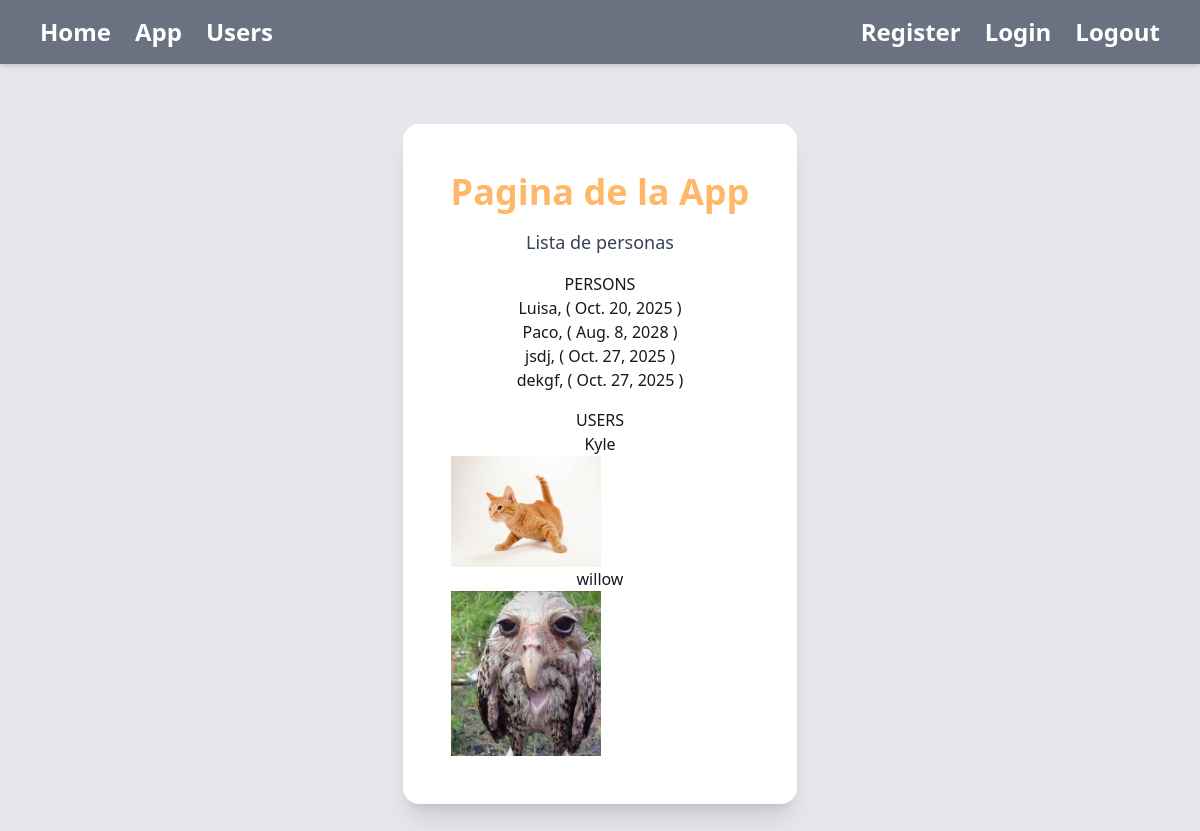
The app's page /appname/ with its own data.
### appname/models.py (models this page shows, shortened)
class Person(models.Model):
    name = models.CharField(max_length=50)
    birth = models.DateField()
    slug = models.SlugField()

class User(models.Model):
    name = models.CharField(max_length=50)
    mail = models.CharField(max_length=100)
    propic = models.ImageField(upload_to='users/', default='def_user.png', blank=True)

### appname/views.py (the view)
# urls.py: path('', views.appname_home, name="home"),
def appname_home(request):
    person_list = Person.objects.all()
    user_list = User.objects.all()
    return render(request, 'appname/appname.html', {'persons' : person_list, 'users' : user_list})

### appname/templates/appname/appname.html
{% extends "base.html" %}
{% load static %}
{% block contenido %}
<section class="flex flex-col items-center justify-center h-screen">
    <div class="bg-white dark:bg-slate-800 shadow-xl rounded-2xl p-12 text-center">
        <h1 class="text-4xl font-bold mb-4 text-orange-300">
            Pagina de la App
        </h1>
        <p class="text-lg text-gray-700 mb-4 dark:text-zinc-400">
            Lista de personas
        </p>
        <ul class="mb-4">
            <h2>PERSONS</h2>
            {% for person in persons %}
                <li>
                    <a href="{% url 'prueba:person' slug=person.slug %}">
                        {{ person.name }}, ( {{ person.birth }} )
                    </a>
                </li>
            {% endfor %}
        </ul>
        <ul>
            <h2>USERS</h2>
            {% for user in users %}
                <h2> {{ user.name }} </h2>
                <img src="{{ user.propic.url }}" alt="{{ user.name }}" width="150">
            {% endfor %}
        </ul>
    </div>
</section>
{% endblock contenido %}

### theme/templates/base.html (shortened to what this page needs)
<!DOCTYPE html>
{% load static tailwind_tags%} {% load static %}
<html>
<head>
    {% tailwind_css %}
</head>
<body class="bg-gray-200 dark:bg-slate-950">
    <header class="bg-gray-500 dark:bg-gray-700 shadow-md">
        <nav class="flex justify-between items-center px-10 py-4">
            <div class="flex items-center space-x-6">
                <a href="{% url 'home' %}" class="text-2xl text-white font-bold hover:text-gray-400">Home</a>
                <a href="{% url 'prueba:home' %}" class="text-2xl text-white font-bold hover:text-gray-400">App</a>
                <a href="{% url 'users:home' %}" class="text-2xl text-white font-bold hover:text-gray-400">Users</a>
            </div>
            <div class="flex items-center space-x-6">
                <a href="{% url 'users:register' %}" class="text-2xl text-white font-bold hover:text-gray-400">Register</a>
                {% if user.is_authenticated %}
                <div>
                    <a class="text-2xl text-white font-bold hover:text-gray-400" href="{% url 'product:home' %}" >Products</a>
                    <p class="text-2xl text-white font-bold">User: {{ user.username }}</p>
                </div>
                {% else %}
                <div>
                    <a class="text-2xl text-white font-bold hover:text-gray-400" href="{% url 'users:login' %}">Login</a>
                </div>
                {% endif %}
                <form action="{% url 'users:logout' %}" method="post">
                    <button class="text-2xl text-white font-bold hover:text-gray-400">Logout</button>
                </form>
            </div>
        </nav>
    </header>
    <div class="container mx-auto">
        {% block contenido %}
        {% endblock contenido %}
    </div>
</body>
</html>

### records on screen
Person: name "Luisa", birth "Oct. 20, 2025"
Person: name "Paco", birth "Aug. 8, 2028"
Person: name "jsdj", birth "Oct. 27, 2025"
Person: name "dekgf", birth "Oct. 27, 2025"
User: name "Kyle", propic (picture)
User: name "willow", propic (picture)
